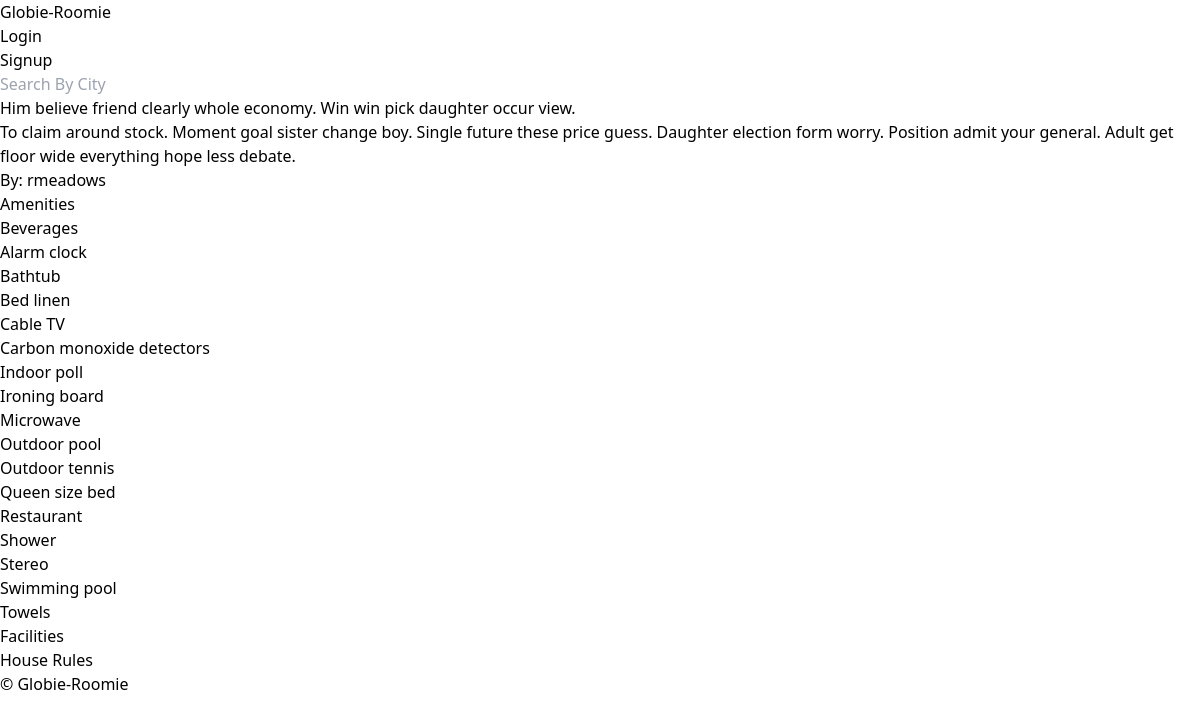
Page /rooms/8 on the committed database.
### rooms/models.py (models this page shows, shortened)
class Room(core_models.TimeStampedModel):
    name = models.CharField(max_length=140)
    description = models.TextField()
    country = CountryField()
    city = models.CharField(max_length=80)
    price = models.IntegerField()
    address = models.CharField(max_length=140)
    beds = models.IntegerField()
    bedrooms = models.IntegerField()
    baths = models.IntegerField()
    guests = models.IntegerField()
    instant_book = models.BooleanField(default=False)
    check_in = models.TimeField()
    check_out = models.TimeField()
    host = models.ForeignKey(user_models.User, on_delete=models.CASCADE, related_name='rooms')
    room_type = models.ForeignKey('RoomType', on_delete=models.SET_NULL, null=True, related_name='rooms')
    amenities = models.ManyToManyField('Amenity', blank=True, related_name='rooms')
    facilities = models.ManyToManyField('Facility', blank=True, related_name='rooms')
    house_rules = models.ManyToManyField('HouseRule', blank=True, related_name='rooms')

class AbstractItem(core_models.TimeStampedModel):
    name = models.CharField(max_length=80)
    class Meta:
        abstract = True
    def __str__(self):
        return self.name

class Amenity(AbstractItem):
    class Meta:
        verbose_name = 'Amenity'
        verbose_name_plural = 'Amenities'

### users/models.py (models this page shows, shortened)
class User(AbstractUser):
    GENDER_MALE = 'male'
    GENDER_FEMALE = 'female'
    GENDER_OTHER = 'other'
    GENDER_CHOICES = (
        (GENDER_MALE, 'Male'),
        (GENDER_FEMALE, 'Female'),
        (GENDER_OTHER, 'Other'),
    )
    LANGUAGE_ENGLISH = 'en'
    LANGUAGE_KOREAN = 'kr'
    LANGUAGE_CHOICES = (
        (LANGUAGE_ENGLISH, 'English'),
        (LANGUAGE_KOREAN, 'Korean'),
    )
    CURRENCY_USD = 'usd'
    CURRENCY_KRW = 'krw'
    CURRENCY_CHOICES = (
        (CURRENCY_USD, 'usd'),
        (CURRENCY_KRW, 'krw'),
    )
    bio = models.TextField(default="", blank=True)
    avatar = models.ImageField(null=True, blank=True, upload_to='avatars')
    gender = models.CharField(choices=GENDER_CHOICES, max_length=10, null=True, blank=True, default=GENDER_MALE)
    birthdate = models.DateField(null=True)
    language = models.CharField(choices=LANGUAGE_CHOICES, max_length=2, null=True, default=LANGUAGE_KOREAN)
    currency = models.CharField(choices=CURRENCY_CHOICES, max_length=3, null=True, default=CURRENCY_USD)
    superhost = models.BooleanField(default=False)
    email_verified = models.BooleanField(default=False)
    email_secret = models.CharField(max_length=20, default="", blank=True)

### rooms/views.py (the view)
# urls.py: path('<int:pk>', views.RoomDetail.as_view(), name='detail'),
class RoomDetail(DetailView):
    model = models.Room

### templates/rooms/room_detail.html (shortened to what this page needs)
{% extends 'base.html' %}
{% block content %}
<div>
    <h1>{{room.name}}</h1>
    <h3>{{room.description}}</h3>
</div>
<div>
    <h2>By: {{room.host.username}}
    </h2>
    <h3>Amenities</h3>
    <ul>
    {% for amenity in room.amenities.all %}
        <li>{{amenity}}</li>
    {% endfor %}
    </ul>
    <h3>Facilities</h3>
    <h3>House Rules</h3>
</div>
{% endblock content %}

### templates/base.html (shortened to what this page needs)
{% load static %}
<!DOCTYPE html>
<html lang="en">
<head>
    <link rel="stylesheet" href="{% static 'css/styles.css' %}">
</head>
<body>
    <header>
        {% include 'partials/header.html' %}
        {% block search-bar %}
            <form method="get" action="{% url 'rooms:search' %}">
                <input name="city" placeholder="Search By City">
            </form>
        {% endblock search-bar %}
    </header>
    {% block content %}{% endblock content %}
    {% include 'partials/footer.html' %}
</body>
</html>

### templates/partials/header.html
<header>
    <a href="{% url 'core:home' %}">Globie-Roomie</a>
    <ul>
        {% if user.is_authenticated %}
            <li><a href="{% url 'users:logout' %}">Logout</a></li>
        {% else %}
            <li><a href="{% url 'users:login' %}">Login</a></li>
            <li><a href="{% url 'users:signup' %}">Signup</a></li>
        {% endif %}
    </ul>
</header>

### templates/partials/footer.html
<footer>
    &copy; Globie-Roomie
</footer>

### static/css/styles.css (style rules this page uses)
:root { -moz-tab-size:4;-o-tab-size:4;tab-size:4 }
html { -webkit-text-size-adjust:100%;font-family:ui-sans-serif,system-ui,-apple-system,BlinkMacSystemFont,"Segoe UI",Roboto,"Helvetica Neue",Arial,"Noto Sans",sans-serif,"Apple Color Emoji","Segoe UI Emoji","Segoe UI Symbol","Noto Color Emoji";line-height:1.5 }
body { margin:0;font-family:system-ui,-apple-system,'Segoe UI',Roboto,Helvetica,Arial,sans-serif,'Apple Color Emoji','Segoe UI Emoji';font-family:inherit;line-height:inherit }
button,input,optgroup,select,textarea { font-family:inherit;font-size:100%;margin:0 }
blockquote,dd,dl,figure,h1,h2,h3,h4,h5,h6,hr,p,pre { margin:0 }
fieldset,ol,ul { margin:0;padding:0 }
ol,ul { list-style:none }
*,::after,::before { box-sizing:border-box;border-width:0;border-style:solid;border-color:#e5e7eb }
input::placeholder,textarea::placeholder { opacity:1;color:#9ca3af }
h1,h2,h3,h4,h5,h6 { font-size:inherit;font-weight:inherit }
a { color:inherit;text-decoration:inherit }
button,input,optgroup,select,textarea { padding:0;line-height:inherit;color:inherit }

### rows in the picture
Room: name "Him believe friend clearly whole economy. Win win pick daughter occur view.", description "To claim around stock. Moment goal sister change boy. Single future these price guess. Daughter election form worry. Position admit your general. Adult get floor wide everything hope less debate.", host.username "rmeadows"
Amenity: name "Beverages"
Amenity: name "Alarm clock"
Amenity: name "Bathtub"
Amenity: name "Bed linen"
Amenity: name "Cable TV"
Amenity: name "Carbon monoxide detectors"
Amenity: name "Indoor poll"
Amenity: name "Ironing board"
Amenity: name "Microwave"
Amenity: name "Outdoor pool"
Amenity: name "Outdoor tennis"
Amenity: name "Queen size bed"
Amenity: name "Restaurant"
Amenity: name "Shower"
Amenity: name "Stereo"
Amenity: name "Swimming pool"
Amenity: name "Towels"
